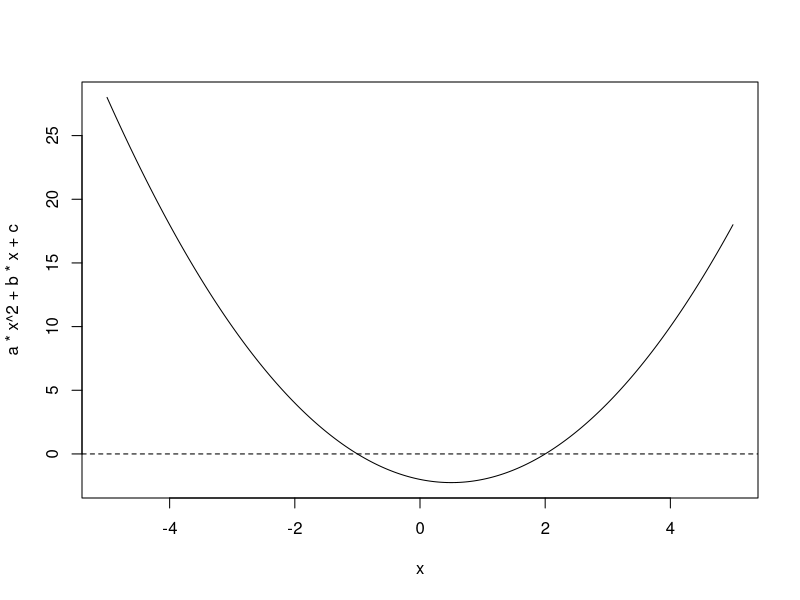
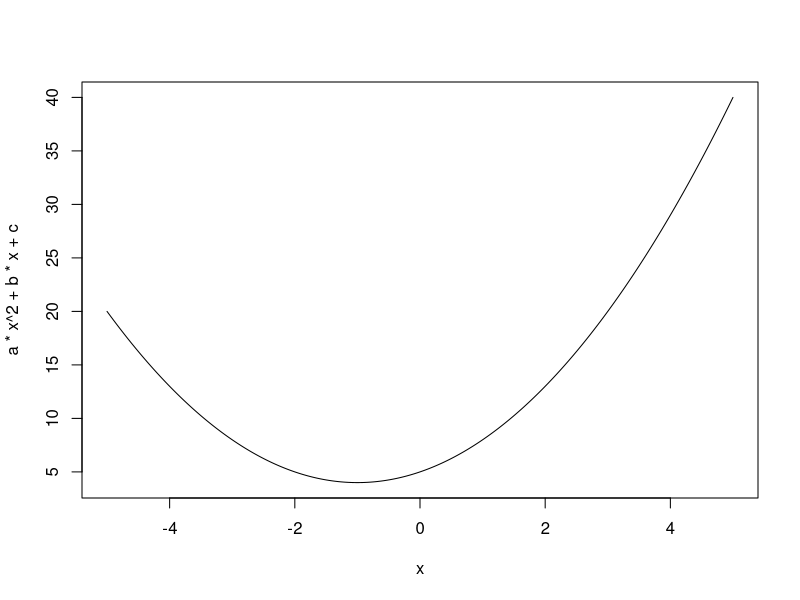
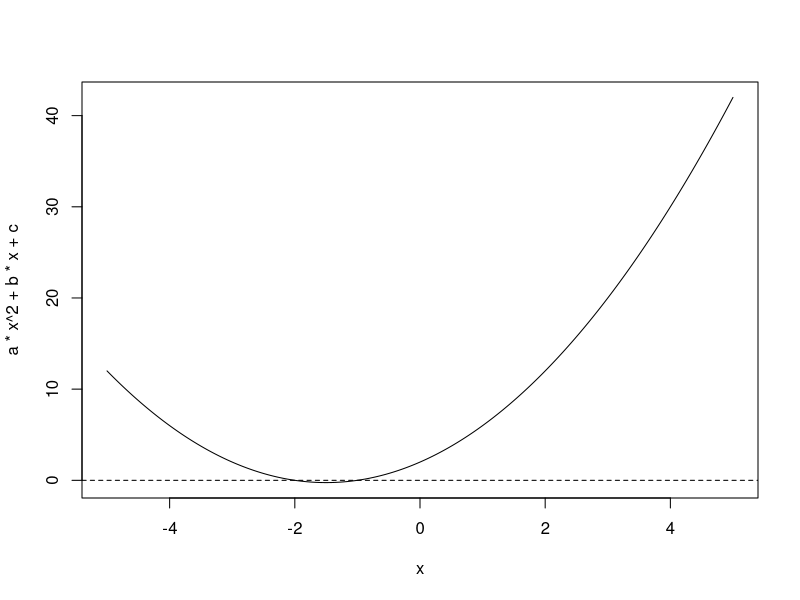

Reproduce these figures in R, in order.
## ---- chunk 1
#| echo: false

#Q1
a <- 1
b <- -1
c <- -2

#plot the equation
x<- seq(-5,5,length=300)
plot(x, a*x^2+b*x+c, type="l")
abline(h=0, lty=2)

#solve the equation
x1 <- (-b + (b^2-4*a*c)^1/2)/2
x2 <- (-b-(b^2+4*a*c)^1/2)/2
x1
x2
## ---- chunk 2
#| echo: false

#Q2
##giving new values to a, b, c
a <- 1
b <- 2
c <- 5

#plot the equation
x <- seq (5, -5, length=300)
plot(x, a*x^2+b*x+c, type = "l")
##add a line y=0
abline(h=0, lty=2)

#solve the equation
x1 <- (-b + (b^2-4*a*c)^1/2)/2
x2 <- (-b - (b^2-4*a*c)^1/2)/2
x1
x2
## ---- chunk 3
#| echo: false

#Q3
##giving new values to a, b, c
a <- 1
b <- 3
c <- 2

##plot the equation
x <- seq(-5,5, length=300)
plot(x, a*x^2+b*x+c, type = "l")
abline(h=0, lty=2)

##solve the equation
x1 <- (-b + (b^2-4*a*c)^1/2)/2
x2 <- (-b - (b^2-4*a*c)^1/2)/2
x1
x2
